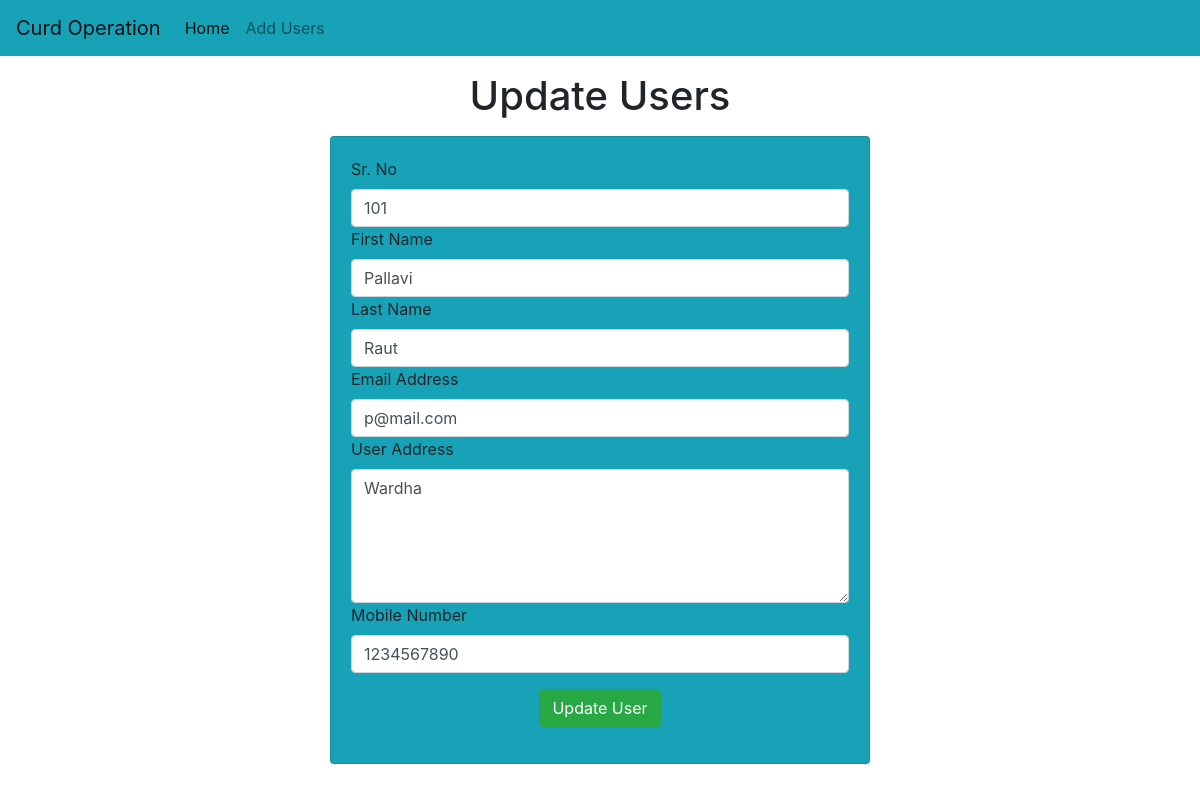
/Curd/Update-curd/1, run on the app's committed database.
### Curd/models.py (models this page shows)
class Users(models.Model):
    srnumber= models.CharField(max_length=50)
    fname= models.CharField(max_length=50)
    lname= models.CharField(max_length=50)
    email= models.CharField(max_length=100)
    address= models.CharField(max_length=200)
    phonenumber= models.CharField(max_length=10)

### Curd/views.py (the view)
# urls.py: path("Update-curd/<int:srnumber>" , Update_curd),
def Update_curd(request,srnumber):
       r1=Users.objects.get(pk=srnumber)
       return render(request,"curd/update_curd.html",{'r1':r1})

### templates/curd/update_curd.html (shortened to what this page needs)
<!doctype html>
<html lang="en">
  <head>
    <link rel="stylesheet" href="https://cdn.jsdelivr.net/npm/bootstrap@4.3.1/dist/css/bootstrap.min.css">
  </head>
  <body>
    {% include 'curd/Navbar.html' %}
    <h1 class="text-center my-3">Update Users</h1>
      <div class="container">
         <div class="row">
           <div class="col-md-6 offset-md-3">
              <div class="card bg-info">
                  <div class="card-body">
                      <form action="/Curd/do-Update-curd/{{r1.id}}" method="POST">
                          <div class="md-3">
                            <label for="srnumber">Sr. No</label>
                            <input name="curd_srnumber" type="text" id="srnumber" class="form-control" value="{{r1.srnumber}}">
                          </div>
                          <div class="md-3">
                            <label for="fname">First Name</label>
                            <input name="curd_fname" type="text" id="fname" class="form-control" placeholder="Enter Your Name" required value="{{r1.fname}}">
                          </div>
                          <div class="md-3">
                            <label for="lname">Last Name</label>
                            <input name="curd_lname" type="text" id="lname" class="form-control" placeholder="Enter Your Last Name" required value="{{r1.lname}}">
                          </div>
                          <div class="md-3">
                            <label for="email">Email Address</label>
                            <input name="curd_email" type="text" id="email" class="form-control" placeholder="Enter Your Email Address" required value="{{r1.email}}">
                          </div>
                          <div class="md-3">
                            <label for="address">User Address</label>
                            <textarea name="curd_address" id="address"  rows="5" class="form-control" placeholder="Enter your Address">{{r1.address}}</textarea>
                          </div>
                          <div class="md-3">
                            <label for="phonenumber">Mobile Number</label>
                            <input name="curd_phonenumber" type="text" id="phonenumber" class="form-control" placeholder="Enter Your 10 Digit Mobile Number" required value="{{r1.phonenumber}}">
                          </div>
                          <div class="container text-center my-3">
                            <button class="btn btn-success">
                              Update User
                            </button>
                          </div>
                      </form>
                  </div>
              </div>
           </div>
         </div>
      </div>
  </body>
</html>

### data on the page
Users: curd_srnumber "101", curd_fname "Pallavi", curd_lname "Raut", curd_email "p@mail.com", curd_address "Wardha", curd_phonenumber "1234567890"
